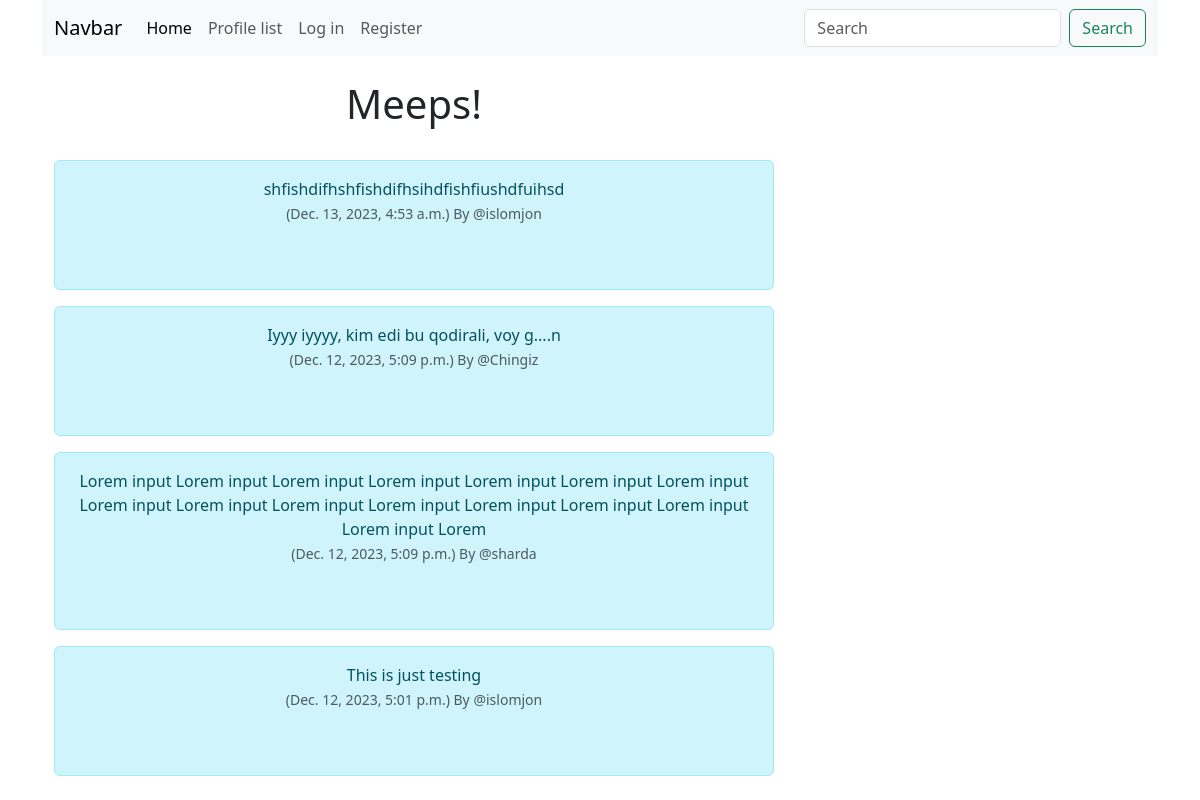
/, run on an earlier commit of the app's database.
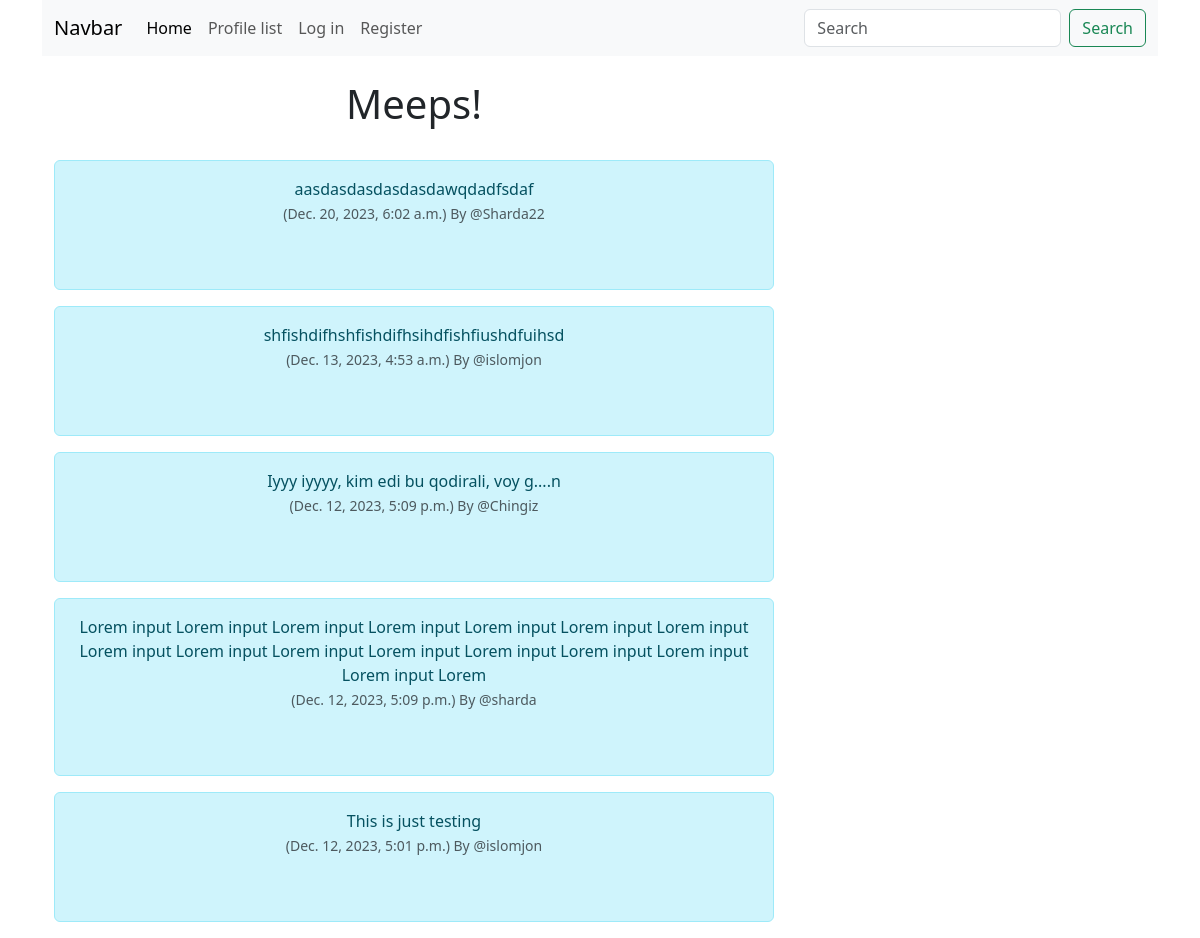
And on a later commit of the database.
### twitterclone/models.py (models this page shows, shortened)
class Meep(models.Model):
    user = models.ForeignKey(
        User, related_name = "meeps",
        on_delete= models.DO_NOTHING
    )
    body = models.CharField(max_length=200)
    created_at = models.DateTimeField(auto_now_add=True)
    profile_image = models.ImageField(null=True, blank=True, upload_to="images/")

### twitterclone/views.py (the view)
# urls.py: path('', views.home, name="home"),
def home(request):
    if request.user.is_authenticated:
        form = MeepForm(request.POST or None)
        if request.method == "POST":
            if form.is_valid():
                meep = form.save(commit=False)
                meep.user = request.user
                meep.save()
                messages.success(request, ("Yout meep has been posted!"))
                return redirect('home')
        meeps = Meep.objects.all().order_by("-created_at")
        return render(request, 'home.html', {'meeps':meeps, 'form':form})
    else:
        meeps = Meep.objects.all().order_by("-created_at")
        return render(request, 'home.html', {'meeps':meeps})

### twitterclone/templates/home.html (shortened to what this page needs)
{% extends 'base.html' %}
{% block content %}
<div class="container text-center">
	<div class="row">
		<div class="col-8">
<h1> Meeps! </h1>
<br/>
{% for meeps in meeps %}
<div class="alert alert-info" role="alert">
    {{ meeps.body }} </br>
    <small class="text-muted">
      ({{ meeps.created_at }}) By
      @{{ meeps.user.username }}
    </small>
    <br/> <br/><br/>
  </div>
{% endfor %}
</div>
<div class="col-4">
  <br/><br/><br/>
</div>
{% endblock  %}

What changed in the data, as far as the page shows it:
added Meep: body "aasdasdasdasdasdawqdadfsdaf", created_at "Dec. 20, 2023, 6:02 a.m.", user.username "Sharda22"
